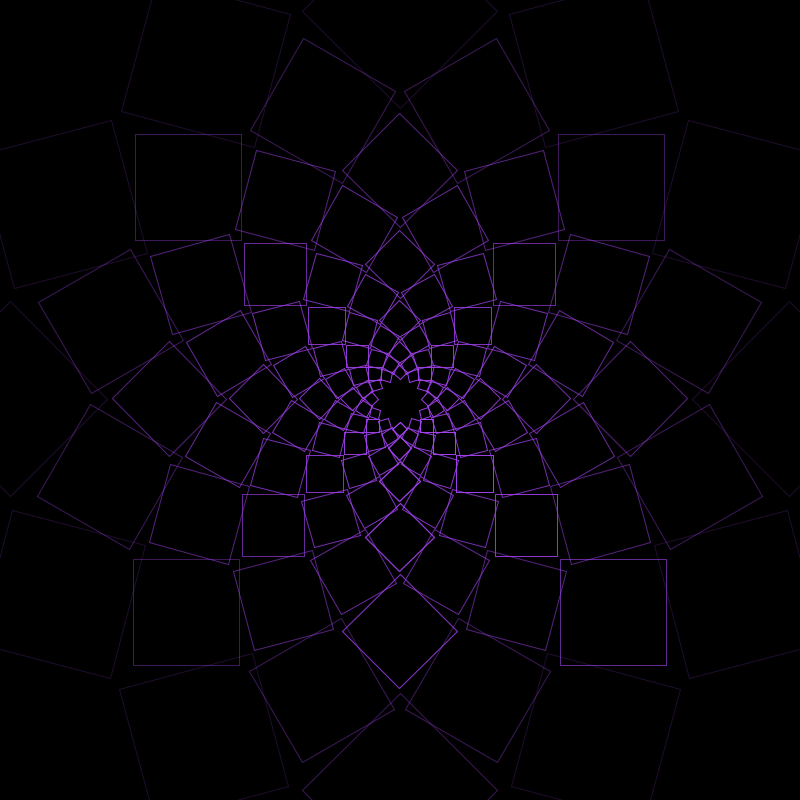
Frame 1 (no input)
Frame 60 (the mouse pressed at the canvas centre just before this capture): identical to frame 1, image omitted
Frame 120 (the mouse held since frame 60 and released just before this capture): identical to frame 1, image omitted

The Processing sketch that drew this single still picture (run headless with seeded random() and noise(); from frame 60 on, the mouse is pressed at the canvas centre):

// Processing sketch: sketch_191224a
// ── sketch_191224a.pde
ArrayList<Square> s;
int r = int(random(255));
int g = int(random(255));
int b = int(random(255));
void setup(){
  size(800, 800);
  
  
  s = new ArrayList<Square>();
  int counter=0;
  for(float sw=10; sw<=200;sw*=1.3){
    for(float i=0; i<=360; i+=30){
      s.add(new Square(sw, i, sw+sw/2, (counter%2==0) ));
      
    }
    System.out.println(counter%2);
    counter++;
  }
  
}

void draw(){
 translate(width/2, height/2);
 background(0); 
 noFill();

 //stroke(255); 
 for(Square sq: s)
   sq.draw();
 
 //stroke(0,255,0);
 //point(0,0);
}

// ── Square.pde
class Square{
  
  float swidth;
  float angle;
  float distance;
  
  public Square(float swidth, float angle, float distance, boolean tilted){
    this.swidth = swidth;
    this.angle = angle;
    this.distance = distance;
    if(tilted){
     this.angle+=45; 
    }
    
  }
  
  void draw(){
    //stroke(int(random(255)), int(random(255)), int(random(255)));
    stroke(r,g,b, 255-distance);
   rotate(radians(angle));
   square(distance+cos(radians(angle)),distance+sin(radians(angle)),swidth);
   rotate(radians(-angle));
  }
  
  
}
